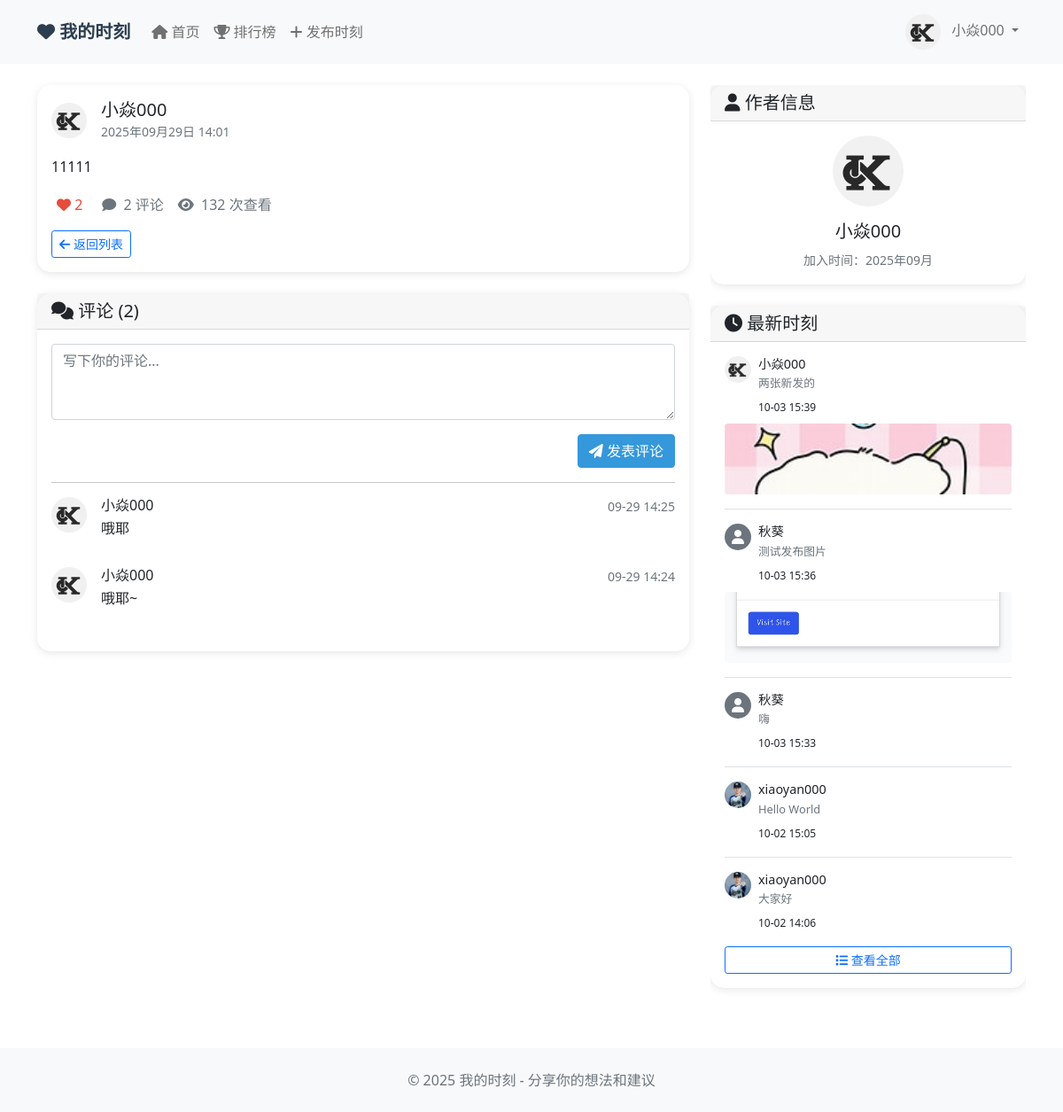
The page /moments/moment/2/ (signed in) on the database its author committed.
### moments/models.py (models this page shows, shortened)
class UserProfile(models.Model):
    user = models.OneToOneField(User, on_delete=models.CASCADE, related_name='profile')
    nickname = models.CharField(max_length=50, blank=True, verbose_name='昵称')
    avatar = models.ImageField(upload_to='avatars/', blank=True, null=True, verbose_name='头像')
    bio = models.TextField(max_length=500, blank=True, verbose_name='个人简介')
    created_at = models.DateTimeField(auto_now_add=True, verbose_name='创建时间')
    class Meta:
        verbose_name = '用户资料'
        verbose_name_plural = '用户资料'

class Moment(models.Model):
    author = models.ForeignKey(User, on_delete=models.CASCADE, related_name='moments', verbose_name='作者')
    content = models.TextField(max_length=1000, verbose_name='内容')
    created_at = models.DateTimeField(auto_now_add=True, verbose_name='创建时间')
    updated_at = models.DateTimeField(auto_now=True, verbose_name='更新时间')
    likes_count = models.PositiveIntegerField(default=0, verbose_name='点赞数')
    comments_count = models.PositiveIntegerField(default=0, verbose_name='评论数')
    is_public = models.BooleanField(default=True, verbose_name='是否公开')
    views = models.PositiveIntegerField(default=0)
    def liked_users(self):
        return User.objects.filter(id__in=self.likes.values('user_id'))

class MomentComment(models.Model):
    user = models.ForeignKey(User, on_delete=models.CASCADE, verbose_name='用户')
    moment = models.ForeignKey(Moment, on_delete=models.CASCADE, related_name='comments', verbose_name='时刻')
    content = models.TextField(max_length=500, verbose_name='评论内容')
    created_at = models.DateTimeField(auto_now_add=True, verbose_name='评论时间')
    class Meta:
        verbose_name = '时刻评论'
        verbose_name_plural = '时刻评论'
        ordering = ['created_at']

class MomentImage(models.Model):
    moment = models.ForeignKey("Moment", on_delete=models.CASCADE, related_name="images")
    image = models.ImageField(upload_to="moment_images/")
    created_at = models.DateTimeField(auto_now_add=True)

### moments/views.py (the view)
# urls.py: path('moment/<int:moment_id>/', views.moment_detail, name='moment_detail'),
@login_required
def moment_detail(request, moment_id):
    try:
        moment = Moment.objects.get(id=moment_id)
        comments = MomentComment.objects.filter(moment=moment).order_by('-created_at')
        latest_moments = Moment.objects.exclude(id=moment.id).order_by('-created_at')[:5]
        moment.views += 1
        moment.save()
        context = {
            'moment': moment,
            'comments': comments,
            'latest_moments': latest_moments,
        }
        return render(request, 'moments/moment_detail.html', context)
    except Moment.DoesNotExist:
        return render(request, 'moments/moment_not_found.html', status=404)
    except Exception as e:
        return render(request, 'moments/moment_not_found.html', status=404)

### moments/templates/moments/moment_detail.html (shortened to what this page needs)
{% extends 'moments/base.html' %}
{% block content %}
<div class="row">
    <div class="col-lg-8 pr-lg-5">
        <div class="card moment-card">
            <div class="card-body">
                <div class="d-flex align-items-center mb-3">
                    {% if moment.author.profile.avatar %}
                        <img src="{{ moment.author.profile.avatar.url }}" class="avatar me-3">
                    {% else %}
                        <div class="avatar bg-primary text-white d-flex align-items-center justify-content-center me-3">
                            <i class="fas fa-user"></i>
                        </div>
                    {% endif %}
                    <div>
                        <h5 class="mb-0">{{ moment.author.profile.nickname|default:moment.author.username }}</h5>
                        <small class="text-muted">{{ moment.created_at|date:"Y年m月d日 H:i" }}</small>
                    </div>
                </div>
                <div class="moment-content mb-3">
                    {{ moment.content|linebreaks }}
                </div>
                <div class="d-flex align-items-center mb-3">
                    <button class="like-btn me-3 {% if user.is_authenticated and user in moment.liked_users.all %}liked{% endif %}"
                            id="like-btn-{{ moment.id }}"
                            onclick="likeMoment({{ moment.id }})">
                        <i class="{% if user.is_authenticated and user in moment.liked_users.all %}fas{% else %}far{% endif %} fa-heart"></i>
                        <span id="like-count-{{ moment.id }}">{{ moment.likes_count }}</span>
                    </button>
                    <span class="text-muted me-3">
                        <i class="fas fa-comment me-1"></i>
                        {{ moment.comments_count }} 评论
                    </span>
                    <span class="text-muted">
                        <i class="fas fa-eye me-1"></i>
                        {{ moment.views }} 次查看
                    </span>
                </div>
                <div class="mt-3">
                    <a href="{% url 'moments:moments_list' %}" class="btn btn-outline-primary btn-sm">
                        <i class="fas fa-arrow-left"></i> 返回列表
                    </a>
                </div>
            </div>
        </div>
        <div class="card moment-card mt-4">
            <div class="card-header">
                <h5 class="mb-0"><i class="fas fa-comments"></i> 评论 ({{ comments.count }})</h5>
            </div>
            <div class="card-body">
                {% if user.is_authenticated %}
                <form method="post" action="{% url 'moments:add_comment' moment.id %}">
                    <div class="mb-3">
                        <textarea name="content" class="form-control" rows="3"
                                  placeholder="写下你的评论..." required></textarea>
                    </div>
                    <div class="d-flex justify-content-end">
                        <button type="submit" class="btn btn-primary">
                            <i class="fas fa-paper-plane"></i> 发表评论
                        </button>
                    </div>
                </form>
                <hr>
                {% else %}
                <div class="text-center py-3">
                    <p class="text-muted">登录后即可发表评论</p>
                    <a href="{% url 'moments:login' %}" class="btn btn-outline-primary">登录</a>
                </div>
                <hr>
                {% endif %}
                {% for comment in comments %}
                <div class="d-flex mb-3">
                    {% if comment.user.profile.avatar %}
                        <img src="{{ comment.user.profile.avatar.url }}" class="avatar me-3">
                    {% else %}
                        <div class="avatar bg-secondary text-white d-flex align-items-center justify-content-center me-3">
                            <i class="fas fa-user"></i>
                        </div>
                    {% endif %}
                    <div class="flex-grow-1">
                        <div class="d-flex justify-content-between align-items-start">
                            <h6 class="mb-1">{{ comment.user.profile.nickname|default:comment.user.username }}</h6>
                            <small class="text-muted">{{ comment.created_at|date:"m-d H:i" }}</small>
                        </div>
                        <p class="mb-0">{{ comment.content|linebreaks }}</p>
                    </div>
                </div>
                {% empty %}
                <div class="text-center py-4">
                    <i class="fas fa-comment-slash fa-2x text-muted mb-2"></i>
                    <p class="text-muted">还没有评论，来抢沙发吧！</p>
                </div>
                {% endfor %}
            </div>
        </div>
    </div>
    <div class="col-lg-4">
        <div class="sticky-sidebar" style="position: sticky; top: 80px;">
            <div class="card moment-card mb-4">
                <div class="card-header">
                    <h5 class="mb-0"><i class="fas fa-user"></i> 作者信息</h5>
                </div>
                <div class="card-body">
                    <div class="text-center">
                        {% if moment.author.profile.avatar %}
                            <img src="{{ moment.author.profile.avatar.url }}" class="avatar mb-3" style="width: 80px; height: 80px;">
                        {% else %}
                            <div class="avatar bg-primary text-white d-flex align-items-center justify-content-center mb-3 mx-auto" style="width: 80px; height: 80px;">
                                <i class="fas fa-user fa-2x"></i>
                            </div>
                        {% endif %}
                        <h5>{{ moment.author.profile.nickname|default:moment.author.username }}</h5>
                        <small class="text-muted">加入时间：{{ moment.author.date_joined|date:"Y年m月" }}</small>
                    </div>
                </div>
            </div>
            <div class="card moment-card">
                <div class="card-header">
                    <h5 class="mb-0"><i class="fas fa-clock"></i> 最新时刻</h5>
                </div>
                <div class="card-body">
                    {% if latest_moments %}
                        <div class="latest-moments-list">
                            {% for latest_moment in latest_moments %}
                                <div class="latest-moment-item mb-3 pb-3 border-bottom {% if forloop.last %}last:border-0 last:mb-0 last:pb-0{% endif %}">
                                    <a href="{% url 'moments:moment_detail' latest_moment.id %}" class="text-decoration-none text-dark">
                                        <div class="d-flex align-items-start">
                                            {% if latest_moment.author.profile.avatar %}
                                                <img src="{{ latest_moment.author.profile.avatar.url }}" class="avatar-small me-2">
                                            {% else %}
                                                <div class="avatar-small bg-secondary text-white d-flex align-items-center justify-content-center me-2">
                                                    <i class="fas fa-user"></i>
                                                </div>
                                            {% endif %}
                                            <div class="flex-grow-1">
                                                <h6 class="mb-1" style="font-size: 0.9rem;">{{ latest_moment.author.profile.nickname|default:latest_moment.author.username }}</h6>
                                                <p class="text-muted mb-1" style="font-size: 0.8rem;">{{ latest_moment.content|truncatechars:50 }}</p>
                                                <small class="text-gray-400" style="font-size: 0.75rem;">{{ latest_moment.created_at|date:"m-d H:i" }}</small>
                                            </div>
                                        </div>
                                        {% if latest_moment.images.exists %}
                                            <div class="mt-2">
                                                <img src="{{ latest_moment.images.first.image.url }}" alt="时刻图片" style="width: 100%; height: 80px; object-fit: cover; border-radius: 4px;">
                                            </div>
                                        {% endif %}
                                    </a>
                                </div>
                            {% endfor %}
                        </div>
                    {% else %}
                        <p class="text-muted">暂无最新时刻</p>
                    {% endif %}
                    <a href="{% url 'moments:moments_list' %}" class="btn btn-outline-primary btn-sm mt-3 w-100">
                        <i class="fas fa-list"></i> 查看全部
                    </a>
                </div>
            </div>
        </div>
    </div>
</div>
{% endblock %}

### moments/templates/moments/base.html (shortened to what this page needs)
<!DOCTYPE html>
<html lang="zh-CN">
<head>
    <link href="https://cdn.jsdelivr.net/npm/bootstrap@5.1.3/dist/css/bootstrap.min.css" rel="stylesheet">
    <link href="https://cdnjs.cloudflare.com/ajax/libs/font-awesome/6.0.0/css/all.min.css" rel="stylesheet">
</head>
<body>
    <nav class="navbar navbar-expand-lg navbar-light bg-light">
        <div class="container">
            <a class="navbar-brand" href="{% url 'moments:moments_list' %}">
                <i class="fas fa-heart"></i> 我的时刻
            </a>
            <div class="collapse navbar-collapse" id="navbarNav">
                <ul class="navbar-nav me-auto">
                    <li class="nav-item">
                        <a class="nav-link" href="{% url 'moments:moments_list' %}">
                            <i class="fas fa-home"></i> 首页
                        </a>
                    </li>
                    <li class="nav-item">
                        <a class="nav-link" href="{% url 'moments:leaderboard' %}">
                            <i class="fas fa-trophy"></i> 排行榜
                        </a>
                    </li>
                    {% if user.is_authenticated %}
                    <li class="nav-item">
                        <a class="nav-link" href="{% url 'moments:create_moment' %}">
                            <i class="fas fa-plus"></i> 发布时刻
                        </a>
                    </li>
                    {% endif %}
                </ul>
                <ul class="navbar-nav">
                    {% if user.is_authenticated %}
                        <li class="nav-item dropdown">
                            <a class="nav-link dropdown-toggle" href="#" id="navbarDropdown" role="button" data-bs-toggle="dropdown">
                                {% if user.profile.avatar %}
                                    <img src="{{ user.profile.avatar.url }}" class="avatar me-2">
                                {% else %}
                                    <i class="fas fa-user-circle me-2"></i>
                                {% endif %}
                                {{ user.profile.nickname|default:user.username }}
                            </a>
                        </li>
                    {% endif %}
                </ul>
            </div>
        </div>
    </nav>
    <main class="container mt-4">
        {% block content %}
        {% endblock %}
    </main>
    <footer class="bg-light text-center py-4 mt-5">
        <div class="container">
            <p class="text-muted mb-0">&copy; 2025 我的时刻 - 分享你的想法和建议</p>
        </div>
    </footer>
</body>
</html>

### moments/templates/moments/base.html (style rules this page uses)
.avatar-small { width: 30px; height: 30px; border-radius: 50%; object-fit: cover; }
.latest-moments-list .latest-moment-item:last-child { border-bottom: none !important; margin-bottom: 0 !important; padding-bottom: 0 !important; }
.moment-card { border: none; box-shadow: 0 2px 10px rgba(0,0,0,0.1); margin-bottom: 20px; border-radius: 15px; }
.moment-content { font-size: 16px; line-height: 1.6; }
.like-btn { border: none; background: none; color: #6c757d; transition: color 0.3s; }
.like-btn:hover, .like-btn.liked { color: #e74c3c; }
.navbar-brand { font-weight: bold; color: #2c3e50 !important; }
.btn-primary { background-color: #3498db; border-color: #3498db; }
.avatar { width: 40px; height: 40px; border-radius: 50%; object-fit: cover; }
.sticky-sidebar { position: sticky !important; top: 80px; max-height: calc(100vh - 100px); overflow-y: auto; z-index: 10; }

### rows shown on the page
Moment: author.profile.avatar (picture), author.profile.nickname "小焱000", created_at "2025年09月29日 14:01", content "11111", likes_count "2", comments_count "2", views "132", author.date_joined "2025年09月"
MomentComment: user.profile.avatar (picture), user.profile.nickname "小焱000", created_at "09-29 14:25", content "哦耶"
MomentComment: user.profile.avatar (picture), user.profile.nickname "小焱000", created_at "09-29 14:24", content "哦耶~"
Moment: author.profile.avatar (picture), author.profile.nickname "小焱000", content "两张新发的", created_at "10-03 15:39", images.first.image (picture)
Moment: author.profile.nickname "秋葵", content "测试发布图片", created_at "10-03 15:36", images.first.image (picture)
Moment: author.profile.nickname "秋葵", content "嗨", created_at "10-03 15:33"
Moment: author.profile.avatar (picture), author.profile.nickname "xiaoyan000", content "Hello World", created_at "10-02 15:05"
Moment: author.profile.avatar (picture), author.profile.nickname "xiaoyan000", content "大家好", created_at "10-02 14:06"

### other values the page prints
{{ user.profile.nickname|default:user.username }} "小焱000"
{{ comments.count }} "2"
